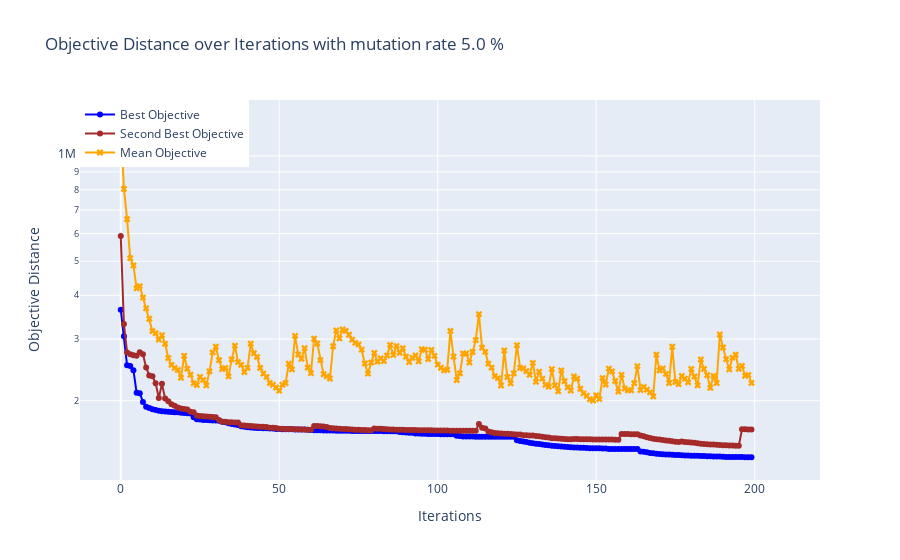
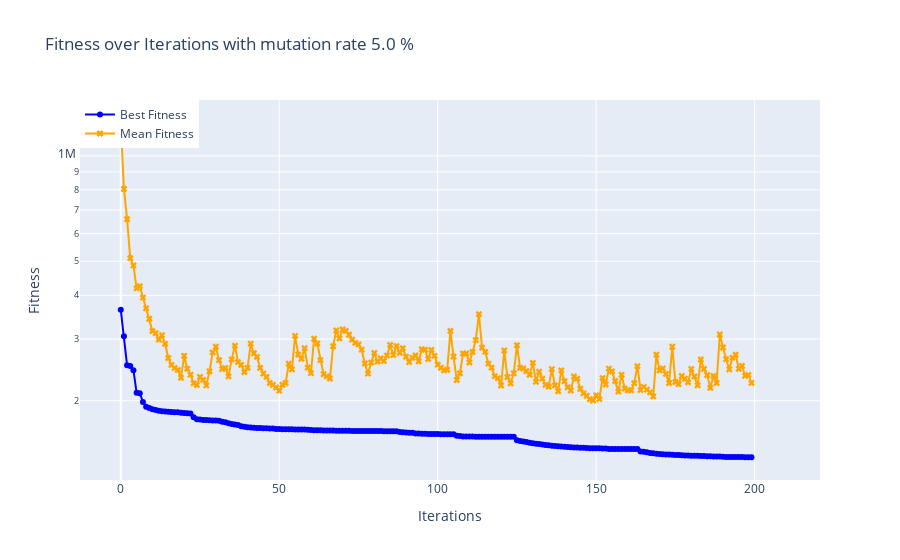
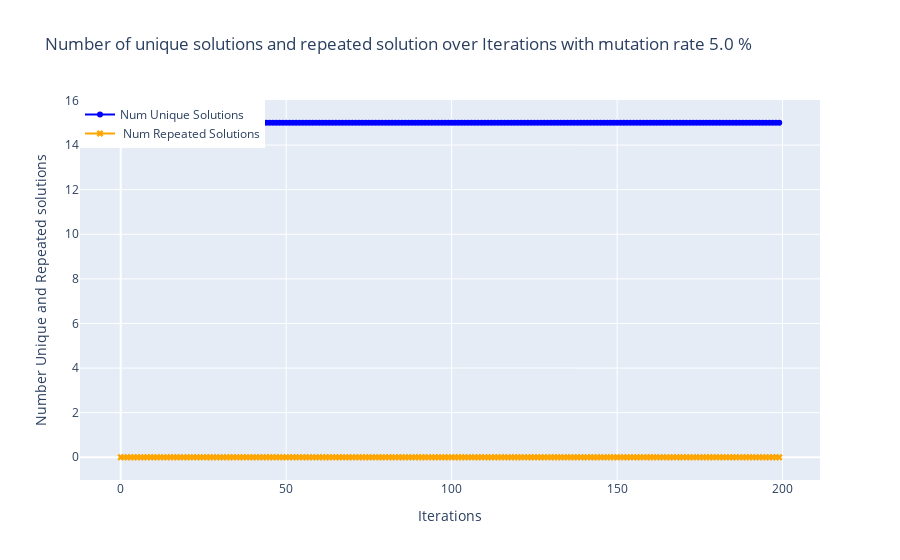
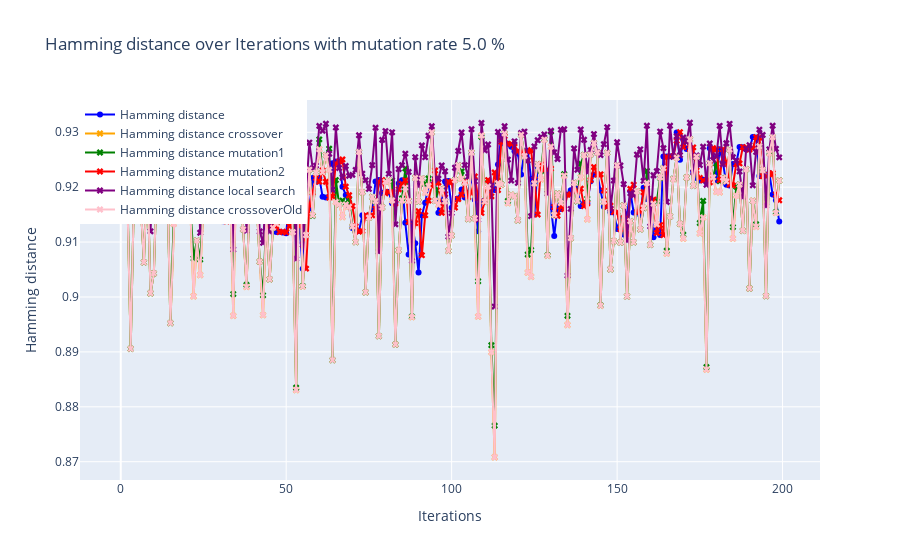

The cell these charts' notebook holds for them, in order:
### Code cell
def main():
    # Create an instance of the r0818807 class
    c = r0818807()

    # Define the filename for the dataset
    filename = 'tour750.csv'

    # Run the optimization with local search enabled
    c.run(filename=filename, generateDataSets=False, clusters=False, local_search=True)
if __name__ == "__main__":
    main()

### Figure 1 — Plotly figure (JSON) as saved in the notebook; plotly's stock layout.template omitted (floating-point values rounded to 4 significant figures; data arrays with more than 128 entries replaced by an {"elided": "..."} marker saying what was removed)
{"data": [{"line": {"color": "blue"}, "marker": {"symbol": "circle"}, "mode": "lines+markers", "name": "Best Objective", "type": "scatter", "x": {"elided": "200 int values"}, "y": {"elided": "200 float values"}}, {"line": {"color": "Brown"}, "marker": {"symbol": "circle"}, "mode": "lines+markers", "name": "Second Best Objective", "type": "scatter", "x": {"elided": "200 int values"}, "y": {"elided": "200 float values"}}, {"line": {"color": "orange"}, "marker": {"symbol": "x"}, "mode": "lines+markers", "name": "Mean Objective", "type": "scatter", "x": {"elided": "200 int values"}, "y": {"elided": "200 float values"}}], "layout": {"annotations": [{"arrowhead": 1, "ax": -10, "ay": -40, "bgcolor": "white", "bordercolor": "black", "showarrow": true, "text": "Best: 137980.20340663948<br>Mean: 224813.001318438", "x": 199, "y": 138000.0}], "hovermode": "x", "legend": {"x": 0, "y": 1}, "title": {"text": "Objective Distance over Iterations with mutation rate 5.0 %"}, "xaxis": {"title": {"text": "Iterations"}}, "yaxis": {"autorange": true, "title": {"text": "Objective Distance"}, "type": "log"}}}

### Figure 2 — Plotly figure (JSON) as saved in the notebook; plotly's stock layout.template omitted (floating-point values rounded to 4 significant figures; data arrays with more than 128 entries replaced by an {"elided": "..."} marker saying what was removed)
{"data": [{"line": {"color": "blue"}, "marker": {"symbol": "circle"}, "mode": "lines+markers", "name": "Best Fitness", "type": "scatter", "x": {"elided": "200 int values"}, "y": {"elided": "200 float values"}}, {"line": {"color": "orange"}, "marker": {"symbol": "x"}, "mode": "lines+markers", "name": "Mean Fitness", "type": "scatter", "x": {"elided": "200 int values"}, "y": {"elided": "200 float values"}}], "layout": {"annotations": [{"arrowhead": 1, "ax": -10, "ay": -40, "bgcolor": "white", "bordercolor": "black", "showarrow": true, "text": "Best: 137980.20340663948<br>Mean: 224813.001318438", "x": 199, "y": 138000.0}], "hovermode": "x", "legend": {"x": 0, "y": 1}, "title": {"text": "Fitness over Iterations with mutation rate 5.0 %"}, "xaxis": {"title": {"text": "Iterations"}}, "yaxis": {"autorange": true, "title": {"text": "Fitness"}, "type": "log"}}}

### Figure 3 — Plotly figure (JSON) as saved in the notebook; plotly's stock layout.template omitted (floating-point values rounded to 4 significant figures; data arrays with more than 128 entries replaced by an {"elided": "..."} marker saying what was removed)
{"data": [{"line": {"color": "blue"}, "marker": {"symbol": "circle"}, "mode": "lines+markers", "name": "Num Unique Solutions", "type": "scatter", "x": {"elided": "200 int values"}, "y": {"elided": "200 int values"}}, {"line": {"color": "orange"}, "marker": {"symbol": "x"}, "mode": "lines+markers", "name": " Num Repeated Solutions", "type": "scatter", "x": {"elided": "200 int values"}, "y": {"elided": "200 int values"}}], "layout": {"hovermode": "x", "legend": {"x": 0, "y": 1}, "title": {"text": "Number of unique solutions and repeated solution over Iterations with mutation rate 5.0 %"}, "xaxis": {"title": {"text": "Iterations"}}, "yaxis": {"title": {"text": "Number Unique and Repeated solutions"}}}}

### Figure 4 — Plotly figure (JSON) as saved in the notebook; plotly's stock layout.template omitted (floating-point values rounded to 4 significant figures; data arrays with more than 128 entries replaced by an {"elided": "..."} marker saying what was removed)
{"data": [{"line": {"color": "blue"}, "marker": {"symbol": "circle"}, "mode": "lines+markers", "name": "Hamming distance", "type": "scatter", "x": {"elided": "200 int values"}, "y": {"elided": "200 float values"}}, {"line": {"color": "orange"}, "marker": {"symbol": "x"}, "mode": "lines+markers", "name": "Hamming distance crossover", "type": "scatter", "x": {"elided": "200 int values"}, "y": {"elided": "200 float values"}}, {"line": {"color": "green"}, "marker": {"symbol": "x"}, "mode": "lines+markers", "name": "Hamming distance mutation1", "type": "scatter", "x": {"elided": "200 int values"}, "y": {"elided": "200 float values"}}, {"line": {"color": "red"}, "marker": {"symbol": "x"}, "mode": "lines+markers", "name": "Hamming distance mutation2", "type": "scatter", "x": {"elided": "200 int values"}, "y": {"elided": "200 float values"}}, {"line": {"color": "purple"}, "marker": {"symbol": "x"}, "mode": "lines+markers", "name": "Hamming distance local search", "type": "scatter", "x": {"elided": "200 int values"}, "y": {"elided": "200 float values"}}, {"line": {"color": "pink"}, "marker": {"symbol": "x"}, "mode": "lines+markers", "name": "Hamming distance crossoverOld", "type": "scatter", "x": {"elided": "200 int values"}, "y": {"elided": "200 float values"}}], "layout": {"hovermode": "x", "legend": {"x": 0, "y": 1}, "title": {"text": "Hamming distance over Iterations with mutation rate 5.0 %"}, "xaxis": {"title": {"text": "Iterations"}}, "yaxis": {"title": {"text": "Hamming distance"}}}}
